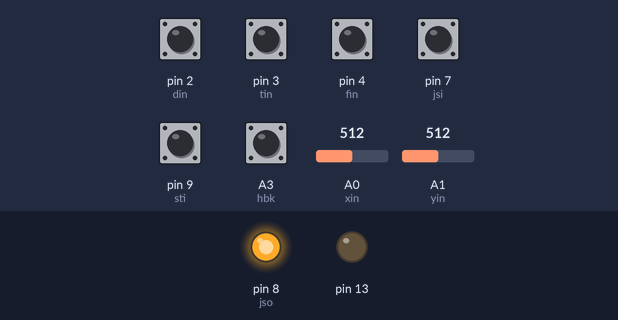
Recording of a sketch running on a simulated Arduino Uno, built with avr-gcc and run on an emulated ATmega328P. On the bench: output pins drawn as LEDs (lit = HIGH). Inputs (shaded band) come from the test bench; at power-on: A3 (hbk), pin 2 (din), pin 3 (tin), pin 4 (fin), pin 7 (jsi), pin 9 (sti) HIGH, A0 (xin) = 512, A1 (yin) = 512. No radio packets arrive unless stated; what the sketch prints to the serial monitor is not drawn.

Above: at 1.3 s.
1.4 s: pin 7 (jsi) pulled LOW for 0.15 s
At 1.48 s:
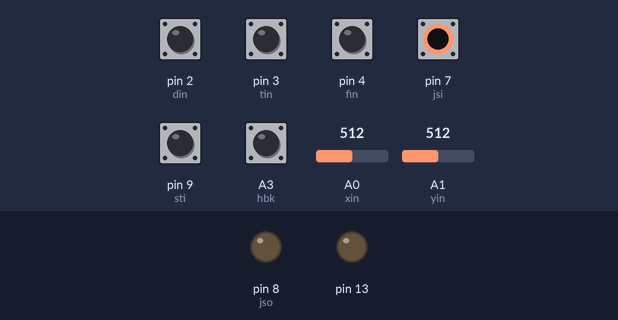
Timing chart, 0 to 4.4 s (numbered marks = the images above; inputs shaded):
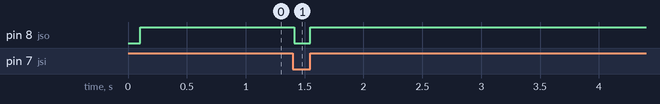

Measured:
- after the input at 1.4 s, pin 8 (jso): HIGH → LOW at once, → HIGH 0.14 s later

The sketch:

Tx2.ino
```cpp
// (licence header left out)
/**
   Remote controller for JANGJU®

   This is the Tx version of RC board

   2axis joystick is connected to Tx Arduino

   xout ==>>

   yout ==>>

 ***********

     NRF24L01:

    CE ==>> 9
    CS ==>> 10
*/

#include <SPI.h>
#include "nRF24L01.h"
#include "RF24.h"
//#define FAILURE_HANDLING

//
// Hardware configuration
//

// Set up nRF24L01 radio on SPI bus plus pins 9 & 10 (CE & CS)
RF24 radio(5, 6);


const int xin = A0;
const int yin = A1;
const int din = 2;
const int tin = 3;
const int fin = 4;
const int dsn = A2;
const int hbk = A3;

const int jsi = 7;
const int jso = 8;
const int sti = 9;

uint8_t xinD = 0;
uint8_t yinD = 0;
uint8_t sinD = 0;
uint8_t tinD = 0;


/*
  // Pins on the remote for buttons
  const uint8_t button_pins[] = { 2,3,4,5,6,7 };
  const uint8_t num_button_pins = sizeof(button_pins);
  // Pins on the LED board for LED's
  const uint8_t led_pins[] = { 2,3,4,5,6,7 };
  const uint8_t num_led_pins = sizeof(led_pins);
*/


//
// Topology
//

// Single radio pipe address for the 2 nodes to communicate.
const uint64_t pipe = 0xE37E6F24E1LL;

//
// Payload
//
uint8_t DataTx[14] = { 0, 0, 0, 0, 0, 0, 0, 0, 0, 0, 0, 0, 0, 0 };
uint8_t DBS0 = 128;
uint8_t DBS1 = 160;
uint8_t DBS2 = 192;
uint8_t DES0 = 130;
uint8_t DES1 = 162;
uint8_t DES2 = 194;

//
// Setup
//

void setup(void)
{
  //
  // Print preamble
  //
  Serial.begin(115200);
  delay(100);
  Serial.println("radio begining");

  //
  // Setup and configure rf radio
  //
  radio.begin();
  Serial.println("beginED");

  //Setup and configure rf radio
  radio.setChannel(64);
  Serial.println("channel 1");
  radio.setPALevel(RF24_PA_MAX);
  Serial.println("PA_MAX");
  radio.setDataRate(RF24_1MBPS);
  Serial.println("1MBPS");

  //radio.setRetries(15, 5);
  //radio.setCRCLength(RF24_CRC_8);

  radio.openWritingPipe(pipe);
  radio.powerUp();
  Serial.println("openPIPE");
  radio.printDetails();

  //
  // Set up INPUTS
  //
  pinMode(jsi, INPUT_PULLUP);
  pinMode(sti, INPUT_PULLUP);

  pinMode(din, INPUT_PULLUP);
  pinMode(tin, INPUT_PULLUP);
  pinMode(fin, INPUT_PULLUP);

  pinMode(13, OUTPUT);

  pinMode(jso, OUTPUT);


  DataTx[0] = DBS0; DataTx[1] = DBS1; DataTx[2] = DBS2;
  DataTx[11] = DES0; DataTx[12] = DES1; DataTx[13] = DES2;
}


//
// Loop
//

void loop(void)
{
  digitalWrite(jso, digitalRead(jsi));
  int stp = digitalRead(sti);
  if ( digitalRead(jsi) )
  {
    bool different = false;
    /*uint8_t nData[14];
      nData[0] = DataTx[0];
      nData[1] = DataTx[1];
      nData[2] = DataTx[2];
      nData[3] = DataTx[3];
      nData[4] = DataTx[4];
      nData[5] = DataTx[5];
      nData[6] = DataTx[6];
      nData[7] = DataTx[7];
      nData[8] = DataTx[8];
      nData[9] = DataTx[9];
      nData[10] = DataTx[10];
      nData[11] = DataTx[11];
      nData[12] = DataTx[12];
      nData[13] = DataTx[13];*/

    uint8_t xinND = map(analogRead(xin), 0, 1023, 0, 255);
    uint8_t yinND = map(analogRead(yin),0,1023,0,255);
    uint8_t sinND = 1;
    uint8_t tinND = 1;

    if (!(digitalRead(hbk)))
    {
      xinND = 128; yinND = 128;
      different = true;
    }

    if (stp)
    { /*
        sinND = analogRead(din);
        tinND = analogRead(tin);*/
      if (!(digitalRead(din)))
      {
        sinND = 250;
        tinND = 1;
      }
      else
      {
        sinND = 1;
      }

      if (!(digitalRead(tin)))
      {
        tinND = 250;
        sinND = 1;
      }
      else
      {
        tinND = 1;
      }

      if (!(digitalRead(fin)))
      {
        sinND = 250;
        tinND = 250;
      }
    }
    if (xinND != xinD)
    {
      xinD = xinND;
      DataTx[3] = xinD;
      DataTx[7] = xinD;
      different = true;
    }

    if (yinND != yinD)
    {
      yinD = yinND;
      DataTx[4] = yinD;
      DataTx[8] = yinD;
      different = true;
    }

    if (sinND != sinD)
    {
      sinD = sinND;
      DataTx[5] = sinD;
      DataTx[9] = sinD;
      different = true;
    }

    if (tinND != tinD)
    {
      tinD = tinND;
      DataTx[6] = tinD;
      DataTx[10] = tinD;
      different = true;
    }

    // Send the state of the joystick to Rx
    if ( different )
    {

      Serial.println("different true");
      bool ok = radio.write( DataTx, sizeof(DataTx));
      if (ok)
      {
        digitalWrite(dsn, 0);
        Serial.println("1");
      }
      else
      {
        digitalWrite(dsn, 1);
        Serial.println("0");
      }
    }
    delay(100);
  }
}
```
